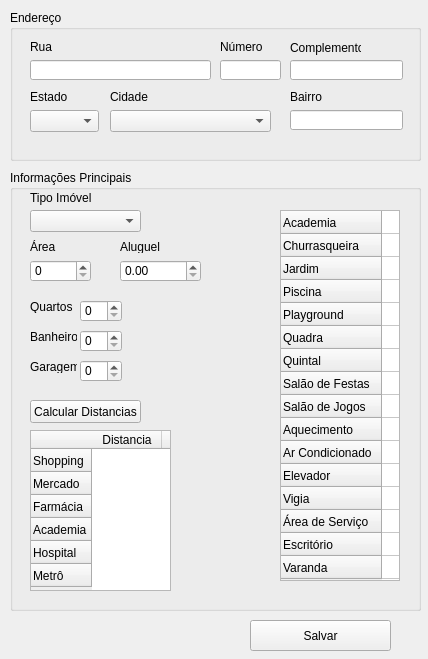
<?xml version="1.0" encoding="UTF-8"?>
<ui version="4.0">
 <class>MainWindow</class>
 <widget class="QMainWindow" name="MainWindow">
  <property name="geometry">
   <rect>
    <x>0</x>
    <y>0</y>
    <width>428</width>
    <height>659</height>
   </rect>
  </property>
  <property name="windowTitle">
   <string>MainWindow</string>
  </property>
  <widget class="QWidget" name="centralwidget">
   <widget class="QGroupBox" name="groupBox">
    <property name="geometry">
     <rect>
      <x>10</x>
      <y>10</y>
      <width>411</width>
      <height>151</height>
     </rect>
    </property>
    <property name="title">
     <string>Endereço</string>
    </property>
    <widget class="QLabel" name="label_2">
     <property name="geometry">
      <rect>
       <x>100</x>
       <y>80</y>
       <width>47</width>
       <height>13</height>
      </rect>
     </property>
     <property name="text">
      <string>Cidade</string>
     </property>
    </widget>
    <widget class="QLabel" name="label">
     <property name="geometry">
      <rect>
       <x>20</x>
       <y>80</y>
       <width>47</width>
       <height>13</height>
      </rect>
     </property>
     <property name="text">
      <string>Estado</string>
     </property>
    </widget>
    <widget class="QLabel" name="label_3">
     <property name="geometry">
      <rect>
       <x>280</x>
       <y>80</y>
       <width>47</width>
       <height>13</height>
      </rect>
     </property>
     <property name="text">
      <string>Bairro</string>
     </property>
    </widget>
    <widget class="QLineEdit" name="edt_bairro">
     <property name="geometry">
      <rect>
       <x>280</x>
       <y>100</y>
       <width>113</width>
       <height>20</height>
      </rect>
     </property>
    </widget>
    <widget class="QComboBox" name="combo_cidade">
     <property name="geometry">
      <rect>
       <x>100</x>
       <y>100</y>
       <width>161</width>
       <height>22</height>
      </rect>
     </property>
    </widget>
    <widget class="QLineEdit" name="edt_rua">
     <property name="geometry">
      <rect>
       <x>20</x>
       <y>50</y>
       <width>181</width>
       <height>20</height>
      </rect>
     </property>
    </widget>
    <widget class="QLineEdit" name="edt_numero">
     <property name="geometry">
      <rect>
       <x>210</x>
       <y>50</y>
       <width>61</width>
       <height>20</height>
      </rect>
     </property>
    </widget>
    <widget class="QLineEdit" name="edt_complemento">
     <property name="geometry">
      <rect>
       <x>280</x>
       <y>50</y>
       <width>113</width>
       <height>20</height>
      </rect>
     </property>
    </widget>
    <widget class="QLabel" name="label_4">
     <property name="geometry">
      <rect>
       <x>20</x>
       <y>30</y>
       <width>47</width>
       <height>13</height>
      </rect>
     </property>
     <property name="text">
      <string>Rua</string>
     </property>
    </widget>
    <widget class="QLabel" name="label_5">
     <property name="geometry">
      <rect>
       <x>210</x>
       <y>30</y>
       <width>47</width>
       <height>13</height>
      </rect>
     </property>
     <property name="text">
      <string>Número</string>
     </property>
    </widget>
    <widget class="QLabel" name="label_6">
     <property name="geometry">
      <rect>
       <x>280</x>
       <y>30</y>
       <width>71</width>
       <height>16</height>
      </rect>
     </property>
     <property name="text">
      <string>Complemento</string>
     </property>
    </widget>
    <widget class="QComboBox" name="combo_estado">
     <property name="geometry">
      <rect>
       <x>20</x>
       <y>100</y>
       <width>69</width>
       <height>22</height>
      </rect>
     </property>
     <item>
      <property name="text">
       <string/>
      </property>
     </item>
     <item>
      <property name="text">
       <string>AC</string>
      </property>
     </item>
     <item>
      <property name="text">
       <string>AL</string>
      </property>
     </item>
     <item>
      <property name="text">
       <string>AP</string>
      </property>
     </item>
     <item>
      <property name="text">
       <string>AM</string>
      </property>
     </item>
     <item>
      <property name="text">
       <string>BA</string>
      </property>
     </item>
     <item>
      <property name="text">
       <string>CE</string>
      </property>
     </item>
     <item>
      <property name="text">
       <string>DF</string>
      </property>
     </item>
     <item>
      <property name="text">
       <string>ES</string>
      </property>
     </item>
     <item>
      <property name="text">
       <string>GO</string>
      </property>
     </item>
     <item>
      <property name="text">
       <string>MA</string>
      </property>
     </item>
     <item>
      <property name="text">
       <string>MT</string>
      </property>
     </item>
     <item>
      <property name="text">
       <string>MS</string>
      </property>
     </item>
     <item>
      <property name="text">
       <string>MG</string>
      </property>
     </item>
     <item>
      <property name="text">
       <string>PA</string>
      </property>
     </item>
     <item>
      <property name="text">
       <string>PB</string>
      </property>
     </item>
     <item>
      <property name="text">
       <string>PR</string>
      </property>
     </item>
     <item>
      <property name="text">
       <string>PE</string>
      </property>
     </item>
     <item>
      <property name="text">
       <string>PI</string>
      </property>
     </item>
     <item>
      <property name="text">
       <string>RJ</string>
      </property>
     </item>
     <item>
      <property name="text">
       <string>RN</string>
      </property>
     </item>
     <item>
      <property name="text">
       <string>RS</string>
      </property>
     </item>
     <item>
      <property name="text">
       <string>RO</string>
      </property>
     </item>
     <item>
      <property name="text">
       <string>RR</string>
      </property>
     </item>
     <item>
      <property name="text">
       <string>SC</string>
      </property>
     </item>
     <item>
      <property name="text">
       <string>SP</string>
      </property>
     </item>
     <item>
      <property name="text">
       <string>SE</string>
      </property>
     </item>
     <item>
      <property name="text">
       <string>TO</string>
      </property>
     </item>
    </widget>
   </widget>
   <widget class="QGroupBox" name="groupBox_2">
    <property name="geometry">
     <rect>
      <x>10</x>
      <y>170</y>
      <width>411</width>
      <height>441</height>
     </rect>
    </property>
    <property name="title">
     <string>Informações Principais</string>
    </property>
    <widget class="QComboBox" name="combo_tipo">
     <property name="geometry">
      <rect>
       <x>20</x>
       <y>40</y>
       <width>111</width>
       <height>22</height>
      </rect>
     </property>
     <item>
      <property name="text">
       <string/>
      </property>
     </item>
     <item>
      <property name="text">
       <string>Apartamento</string>
      </property>
     </item>
     <item>
      <property name="text">
       <string>Casa</string>
      </property>
     </item>
     <item>
      <property name="text">
       <string>Cobertura</string>
      </property>
     </item>
     <item>
      <property name="text">
       <string>Chácara</string>
      </property>
     </item>
     <item>
      <property name="text">
       <string>Flat</string>
      </property>
     </item>
     <item>
      <property name="text">
       <string>Kitnet</string>
      </property>
     </item>
     <item>
      <property name="text">
       <string>Lote</string>
      </property>
     </item>
    </widget>
    <widget class="QSpinBox" name="spin_quartos">
     <property name="geometry">
      <rect>
       <x>70</x>
       <y>130</y>
       <width>42</width>
       <height>22</height>
      </rect>
     </property>
    </widget>
    <widget class="QSpinBox" name="spin_banheiros">
     <property name="geometry">
      <rect>
       <x>70</x>
       <y>160</y>
       <width>42</width>
       <height>22</height>
      </rect>
     </property>
    </widget>
    <widget class="QSpinBox" name="spin_garagem">
     <property name="geometry">
      <rect>
       <x>70</x>
       <y>190</y>
       <width>42</width>
       <height>22</height>
      </rect>
     </property>
    </widget>
    <widget class="QSpinBox" name="spin_area">
     <property name="geometry">
      <rect>
       <x>20</x>
       <y>90</y>
       <width>61</width>
       <height>22</height>
      </rect>
     </property>
     <property name="maximum">
      <number>99999</number>
     </property>
    </widget>
    <widget class="QDoubleSpinBox" name="spin_aluguel">
     <property name="geometry">
      <rect>
       <x>110</x>
       <y>90</y>
       <width>81</width>
       <height>22</height>
      </rect>
     </property>
     <property name="maximum">
      <double>99999.990000000005239</double>
     </property>
    </widget>
    <widget class="QLabel" name="label_7">
     <property name="geometry">
      <rect>
       <x>20</x>
       <y>20</y>
       <width>61</width>
       <height>16</height>
      </rect>
     </property>
     <property name="text">
      <string>Tipo Imóvel</string>
     </property>
    </widget>
    <widget class="QLabel" name="label_8">
     <property name="geometry">
      <rect>
       <x>20</x>
       <y>70</y>
       <width>47</width>
       <height>13</height>
      </rect>
     </property>
     <property name="text">
      <string>Área</string>
     </property>
    </widget>
    <widget class="QLabel" name="label_9">
     <property name="geometry">
      <rect>
       <x>110</x>
       <y>70</y>
       <width>47</width>
       <height>13</height>
      </rect>
     </property>
     <property name="text">
      <string>Aluguel</string>
     </property>
    </widget>
    <widget class="QLabel" name="label_10">
     <property name="geometry">
      <rect>
       <x>20</x>
       <y>130</y>
       <width>47</width>
       <height>13</height>
      </rect>
     </property>
     <property name="text">
      <string>Quartos</string>
     </property>
    </widget>
    <widget class="QLabel" name="label_11">
     <property name="geometry">
      <rect>
       <x>20</x>
       <y>160</y>
       <width>47</width>
       <height>13</height>
      </rect>
     </property>
     <property name="text">
      <string>Banheiros</string>
     </property>
    </widget>
    <widget class="QLabel" name="label_12">
     <property name="geometry">
      <rect>
       <x>20</x>
       <y>190</y>
       <width>47</width>
       <height>13</height>
      </rect>
     </property>
     <property name="text">
      <string>Garagem</string>
     </property>
    </widget>
    <widget class="QPushButton" name="button_calcular">
     <property name="geometry">
      <rect>
       <x>20</x>
       <y>230</y>
       <width>111</width>
       <height>23</height>
      </rect>
     </property>
     <property name="text">
      <string>Calcular Distancias</string>
     </property>
    </widget>
    <widget class="QTableWidget" name="table_distancias">
     <property name="geometry">
      <rect>
       <x>20</x>
       <y>260</y>
       <width>141</width>
       <height>161</height>
      </rect>
     </property>
     <property name="verticalScrollBarPolicy">
      <enum>Qt::ScrollBarAlwaysOff</enum>
     </property>
     <property name="horizontalScrollBarPolicy">
      <enum>Qt::ScrollBarAlwaysOff</enum>
     </property>
     <property name="autoScroll">
      <bool>false</bool>
     </property>
     <property name="editTriggers">
      <set>QAbstractItemView::NoEditTriggers</set>
     </property>
     <property name="tabKeyNavigation">
      <bool>false</bool>
     </property>
     <property name="dragDropOverwriteMode">
      <bool>false</bool>
     </property>
     <property name="showGrid">
      <bool>false</bool>
     </property>
     <property name="wordWrap">
      <bool>false</bool>
     </property>
     <property name="cornerButtonEnabled">
      <bool>false</bool>
     </property>
     <attribute name="horizontalHeaderDefaultSectionSize">
      <number>70</number>
     </attribute>
     <attribute name="verticalHeaderDefaultSectionSize">
      <number>23</number>
     </attribute>
     <row>
      <property name="text">
       <string>Shopping</string>
      </property>
     </row>
     <row>
      <property name="text">
       <string>Mercado</string>
      </property>
     </row>
     <row>
      <property name="text">
       <string>Farmácia</string>
      </property>
     </row>
     <row>
      <property name="text">
       <string>Academia</string>
      </property>
     </row>
     <row>
      <property name="text">
       <string>Hospital</string>
      </property>
     </row>
     <row>
      <property name="text">
       <string>Metrô</string>
      </property>
     </row>
     <column>
      <property name="text">
       <string>Distancia</string>
      </property>
     </column>
     <column>
      <property name="text">
       <string>Código</string>
      </property>
     </column>
    </widget>
    <widget class="QTableWidget" name="table_outros">
     <property name="geometry">
      <rect>
       <x>270</x>
       <y>40</y>
       <width>120</width>
       <height>371</height>
      </rect>
     </property>
     <property name="horizontalScrollBarPolicy">
      <enum>Qt::ScrollBarAlwaysOff</enum>
     </property>
     <attribute name="horizontalHeaderVisible">
      <bool>false</bool>
     </attribute>
     <attribute name="horizontalHeaderDefaultSectionSize">
      <number>60</number>
     </attribute>
     <attribute name="verticalHeaderDefaultSectionSize">
      <number>23</number>
     </attribute>
     <row>
      <property name="text">
       <string>Academia</string>
      </property>
     </row>
     <row>
      <property name="text">
       <string>Churrasqueira</string>
      </property>
     </row>
     <row>
      <property name="text">
       <string>Jardim</string>
      </property>
     </row>
     <row>
      <property name="text">
       <string>Piscina</string>
      </property>
     </row>
     <row>
      <property name="text">
       <string>Playground</string>
      </property>
     </row>
     <row>
      <property name="text">
       <string>Quadra</string>
      </property>
     </row>
     <row>
      <property name="text">
       <string>Quintal</string>
      </property>
     </row>
     <row>
      <property name="text">
       <string>Salão de Festas</string>
      </property>
     </row>
     <row>
      <property name="text">
       <string>Salão de Jogos</string>
      </property>
     </row>
     <row>
      <property name="text">
       <string>Aquecimento</string>
      </property>
     </row>
     <row>
      <property name="text">
       <string>Ar Condicionado</string>
      </property>
     </row>
     <row>
      <property name="text">
       <string>Elevador</string>
      </property>
     </row>
     <row>
      <property name="text">
       <string>Vigia</string>
      </property>
     </row>
     <row>
      <property name="text">
       <string>Área de Serviço</string>
      </property>
     </row>
     <row>
      <property name="text">
       <string>Escritório</string>
      </property>
     </row>
     <row>
      <property name="text">
       <string>Varanda</string>
      </property>
     </row>
     <column>
      <property name="text">
       <string>Check</string>
      </property>
     </column>
     <column>
      <property name="text">
       <string>Código</string>
      </property>
     </column>
    </widget>
   </widget>
   <widget class="QPushButton" name="button_salvar">
    <property name="geometry">
     <rect>
      <x>250</x>
      <y>620</y>
      <width>141</width>
      <height>31</height>
     </rect>
    </property>
    <property name="text">
     <string>Salvar</string>
    </property>
   </widget>
  </widget>
  <widget class="QMenuBar" name="menubar">
   <property name="geometry">
    <rect>
     <x>0</x>
     <y>0</y>
     <width>428</width>
     <height>21</height>
    </rect>
   </property>
  </widget>
 </widget>
 <resources/>
 <connections/>
</ui>
